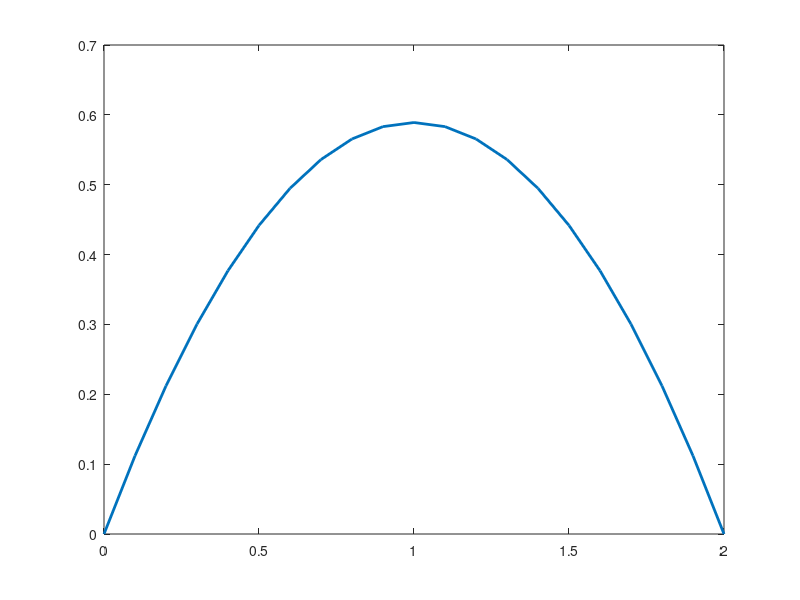

Source code (MATLAB):
theta1 = pi/4;
theta2 = pi/2;
tf = 2;
t = 0:0.1:2;

a0 = theta1;
a1 = 0;
a2 = 3*(theta2 - theta1)/tf^2;
a3 = -2*(theta2 - theta1)/tf^3;

%disp(a0)
%disp(a1)
%disp(a2)
%disp(a3)

%theta_tp = (a0 + a1*t + a2*t.^2 + a3*t.^3)*180/pi;
%disp(theta_tp)

jointVel = 3*a3*t.^2 + 2*a2*t+a1;
disp(jointVel)

jointAcc = 6*a3*t+2*a2;

figure;plot(t,jointVel,'LineWidth',2)